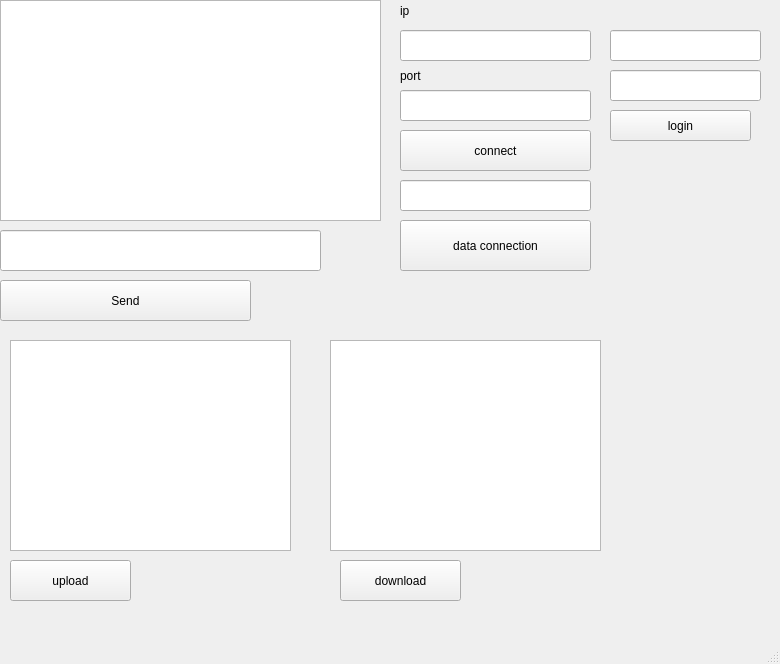
<?xml version="1.0" encoding="UTF-8"?>
<ui version="4.0">
 <class>MainWindow</class>
 <widget class="QMainWindow" name="MainWindow">
  <property name="geometry">
   <rect>
    <x>0</x>
    <y>0</y>
    <width>780</width>
    <height>664</height>
   </rect>
  </property>
  <property name="windowTitle">
   <string>MainWindow</string>
  </property>
  <widget class="QWidget" name="centralwidget">
   <widget class="QTextBrowser" name="textBrowser">
    <property name="geometry">
     <rect>
      <x>0</x>
      <y>0</y>
      <width>381</width>
      <height>221</height>
     </rect>
    </property>
   </widget>
   <widget class="QPushButton" name="pushButton">
    <property name="geometry">
     <rect>
      <x>0</x>
      <y>280</y>
      <width>251</width>
      <height>41</height>
     </rect>
    </property>
    <property name="text">
     <string>Send</string>
    </property>
   </widget>
   <widget class="QPushButton" name="pushButton_2">
    <property name="geometry">
     <rect>
      <x>400</x>
      <y>130</y>
      <width>191</width>
      <height>41</height>
     </rect>
    </property>
    <property name="text">
     <string>connect</string>
    </property>
   </widget>
   <widget class="QLineEdit" name="lineEdit">
    <property name="geometry">
     <rect>
      <x>400</x>
      <y>30</y>
      <width>191</width>
      <height>31</height>
     </rect>
    </property>
   </widget>
   <widget class="QLineEdit" name="lineEdit_2">
    <property name="geometry">
     <rect>
      <x>400</x>
      <y>90</y>
      <width>191</width>
      <height>31</height>
     </rect>
    </property>
   </widget>
   <widget class="QLineEdit" name="lineEdit_3">
    <property name="geometry">
     <rect>
      <x>0</x>
      <y>230</y>
      <width>321</width>
      <height>41</height>
     </rect>
    </property>
   </widget>
   <widget class="QLabel" name="label">
    <property name="geometry">
     <rect>
      <x>400</x>
      <y>0</y>
      <width>201</width>
      <height>21</height>
     </rect>
    </property>
    <property name="text">
     <string>ip</string>
    </property>
   </widget>
   <widget class="QLabel" name="label_2">
    <property name="geometry">
     <rect>
      <x>400</x>
      <y>60</y>
      <width>171</width>
      <height>31</height>
     </rect>
    </property>
    <property name="text">
     <string>port</string>
    </property>
   </widget>
   <widget class="QPushButton" name="pushButton_3">
    <property name="geometry">
     <rect>
      <x>400</x>
      <y>220</y>
      <width>191</width>
      <height>51</height>
     </rect>
    </property>
    <property name="text">
     <string>data connection</string>
    </property>
   </widget>
   <widget class="QLineEdit" name="lineEdit_4">
    <property name="geometry">
     <rect>
      <x>400</x>
      <y>180</y>
      <width>191</width>
      <height>31</height>
     </rect>
    </property>
   </widget>
   <widget class="QListWidget" name="listWidget">
    <property name="geometry">
     <rect>
      <x>10</x>
      <y>340</y>
      <width>281</width>
      <height>211</height>
     </rect>
    </property>
   </widget>
   <widget class="QListWidget" name="listWidget_2">
    <property name="geometry">
     <rect>
      <x>330</x>
      <y>340</y>
      <width>271</width>
      <height>211</height>
     </rect>
    </property>
   </widget>
   <widget class="QPushButton" name="pushButton_4">
    <property name="geometry">
     <rect>
      <x>340</x>
      <y>560</y>
      <width>121</width>
      <height>41</height>
     </rect>
    </property>
    <property name="text">
     <string>download</string>
    </property>
   </widget>
   <widget class="QPushButton" name="pushButton_5">
    <property name="geometry">
     <rect>
      <x>10</x>
      <y>560</y>
      <width>121</width>
      <height>41</height>
     </rect>
    </property>
    <property name="text">
     <string>upload</string>
    </property>
   </widget>
   <widget class="QPushButton" name="pushButton_6">
    <property name="geometry">
     <rect>
      <x>610</x>
      <y>110</y>
      <width>141</width>
      <height>31</height>
     </rect>
    </property>
    <property name="text">
     <string>login</string>
    </property>
   </widget>
   <widget class="QLineEdit" name="lineEdit_5">
    <property name="geometry">
     <rect>
      <x>610</x>
      <y>30</y>
      <width>151</width>
      <height>31</height>
     </rect>
    </property>
   </widget>
   <widget class="QLineEdit" name="lineEdit_6">
    <property name="geometry">
     <rect>
      <x>610</x>
      <y>70</y>
      <width>151</width>
      <height>31</height>
     </rect>
    </property>
   </widget>
  </widget>
  <widget class="QMenuBar" name="menubar">
   <property name="geometry">
    <rect>
     <x>0</x>
     <y>0</y>
     <width>780</width>
     <height>22</height>
    </rect>
   </property>
  </widget>
  <widget class="QStatusBar" name="statusbar"/>
 </widget>
 <resources/>
 <connections/>
</ui>
